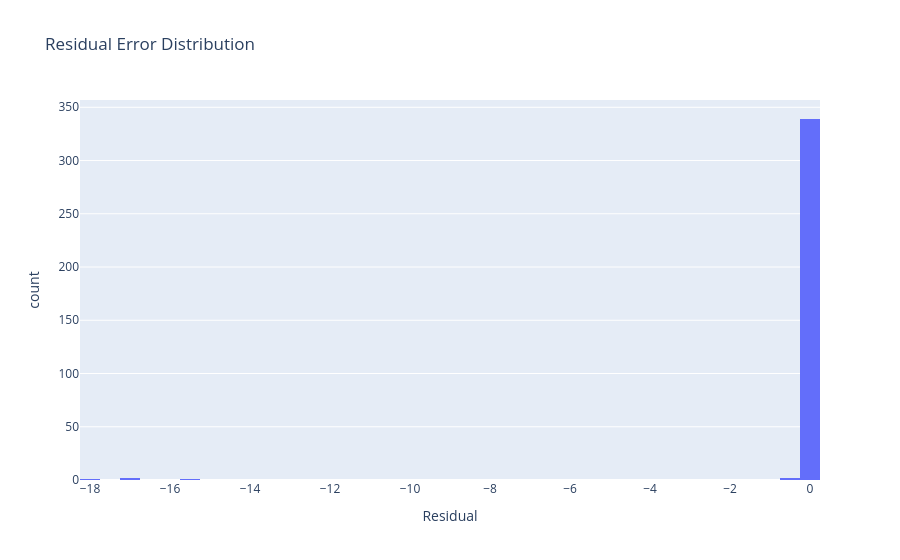

Here is the notebook cell this chart was saved with:
### Code cell
fig = px.histogram(pred_df, x="Residual", nbins=50, title="Residual Error Distribution")
fig.show()

### Figure 1 — Plotly figure (JSON) as saved in the notebook; plotly's stock layout.template omitted (floating-point values rounded to 4 significant figures; data arrays with more than 128 entries replaced by an {"elided": "..."} marker saying what was removed)
{"data": [{"alignmentgroup": "True", "bingroup": "x", "hovertemplate": "Residual=%{x}<br>count=%{y}<extra></extra>", "legendgroup": "", "marker": {"color": "#636efa", "pattern": {"shape": ""}}, "name": "", "nbinsx": 50, "offsetgroup": "", "orientation": "v", "showlegend": false, "type": "histogram", "x": {"elided": "345 float values"}, "xaxis": "x", "yaxis": "y"}], "layout": {"barmode": "relative", "legend": {"tracegroupgap": 0}, "title": {"text": "Residual Error Distribution"}, "xaxis": {"anchor": "y", "domain": [0, 1], "title": {"text": "Residual"}}, "yaxis": {"anchor": "x", "domain": [0, 1], "title": {"text": "count"}}}}
